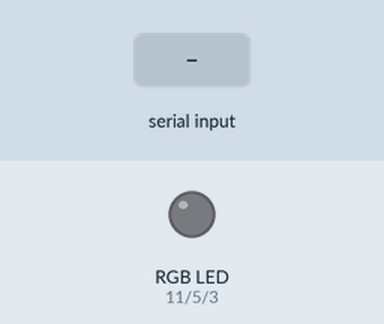
This sketch was run on a simulated Arduino Uno, built with avr-gcc and run on an emulated ATmega328P. Parts: an RGB LED mixed from three pins (HIGH = lit). The inputs (shaded band) are chosen by the test bench.

Above: at 1.2 s.
1.3 s: byte 1 (1) received over Serial
At 2.5 s:
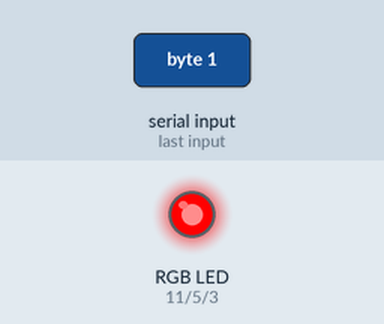
2.8 s: byte 2 (2) received over Serial
At 3.8 s:
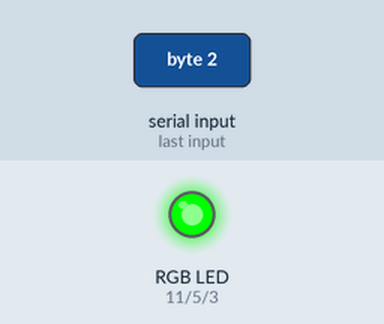
4.3 s: byte 3 (3) received over Serial
At 4.9 s:
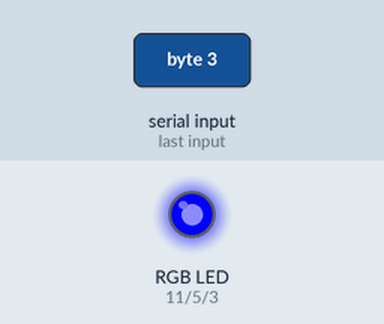
5.8 s: byte 4 (4) received over Serial
At 6.1 s:
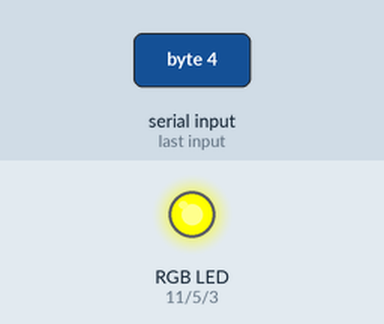
7.3 s: "1" received over Serial
At 8.4 s:
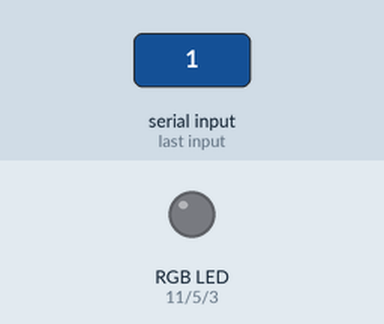
Timing chart, 0 to 9.8 s (numbered marks = the images above; inputs shaded):
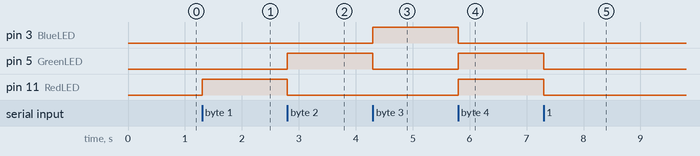

Measured:
- after the input at 1.3 s, pin 11 (RedLED): LOW → HIGH at once
- after the input at 2.8 s, pin 5 (GreenLED): LOW → HIGH at once; pin 11 (RedLED): HIGH → LOW at once
- after the input at 4.3 s, pin 3 (BlueLED): LOW → HIGH at once; pin 5 (GreenLED): HIGH → LOW at once
- after the input at 5.8 s, pin 3 (BlueLED): HIGH → LOW at once; pin 5 (GreenLED), pin 11 (RedLED): LOW → HIGH at once
- after the input at 7.3 s, pin 5 (GreenLED), pin 11 (RedLED): HIGH → LOW at once

The sketch:

rgb_____.ino
```cpp
#define RedLED 11
#define GreenLED 5
#define BlueLED 3

void setup() {
  pinMode(RedLED, OUTPUT);
  pinMode(GreenLED, OUTPUT);
  pinMode(BlueLED, OUTPUT);
  Serial.begin(9600);
}

void loop() {

}

// 수신값이 있으면 자동 호출
void serialEvent(){
  int value = Serial.read();
  if(value == 1){
    setColor(255, 0, 0);
  } else if(value == 2){
    setColor(0, 255, 0);
  } else if(value == 3){
    setColor(0, 0, 255);
  } else if(value == 4){
    setColor(255, 255, 0);
  } else {
    setColor(0, 0, 0);
  }
}

// 색상을 결정하는 함수
void setColor(int Red, int Green, int Blue) {
  analogWrite(RedLED, Red);
  analogWrite(GreenLED, Green);
  analogWrite(BlueLED, Blue);
}
```
